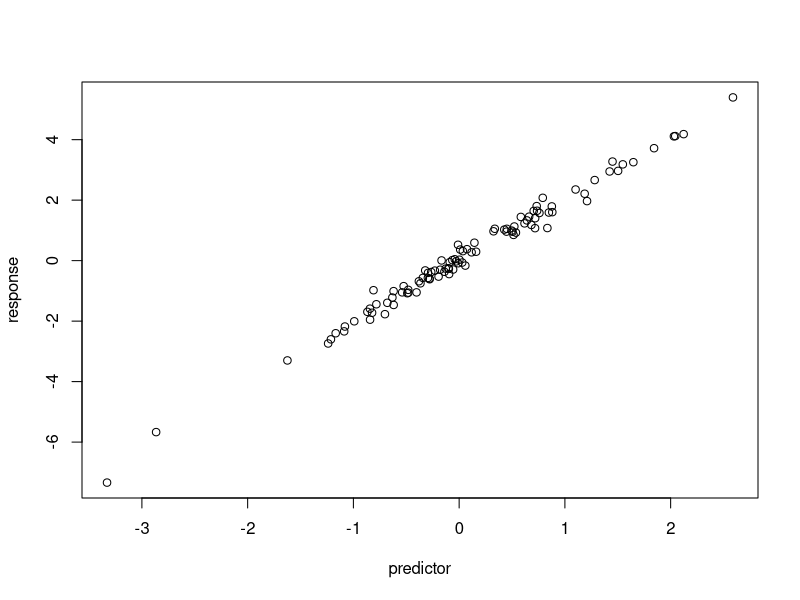

Reproduce this figure in R.
# Simulate and plot data
# Jeffrey Lin
# jeffrey.lin@emory.edu
# 2024-10-08

# Simulate predictor variable
predictor <- rnorm(n = 100)
# Simulate response variable with some noise
response <- 2 * predictor + rnorm(n = 100, sd = 0.2)

# Plot the data
plot(x = predictor, y = response)